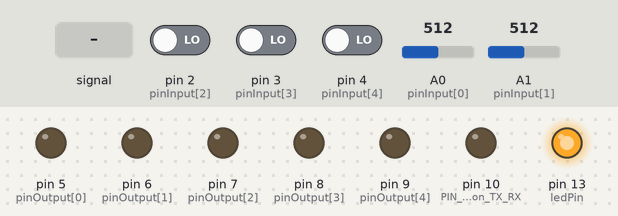
Simulated run of this sketch. Board: Arduino Uno, built with avr-gcc and run on an emulated ATmega328P. On the bench: output pins drawn as LEDs (lit = HIGH). Dashed ring = blinking. The inputs (shaded band) are chosen by the test bench; at power-on: A1 (pinInput[1]) = 512, A0 (pinInput[0]) = 512, pin 2 (pinInput[2]) LOW, pin 3 (pinInput[3]) LOW, pin 4 (pinInput[4]) LOW.

Above: at 1.2 s.
1.3 s: A0 (pinInput[0]) fed a 200 Hz sine of ±81 counts around its level
At 2.5 s:
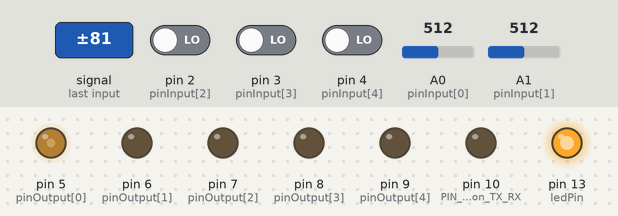
4.3 s: A1 (pinInput[1]) set to 543
6.2 s: A1 (pinInput[1]) set to 562
At 6.61 s:
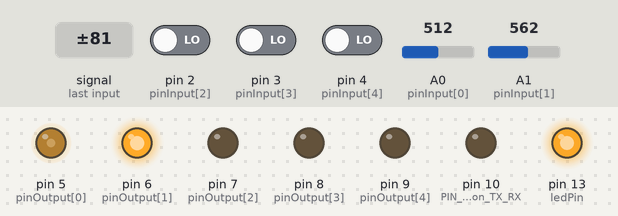
9.2 s: A0 (pinInput[0]) set to 560
10.7 s: pin 2 (pinInput[2]) driven HIGH
At 11.1 s:
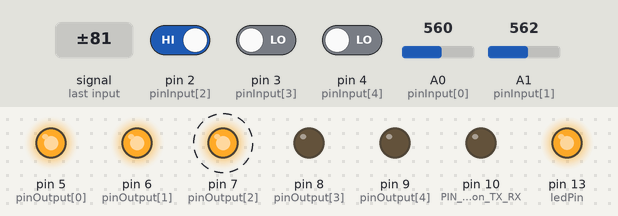
13.7 s: pin 3 (pinInput[3]) driven HIGH
At 13.95 s:
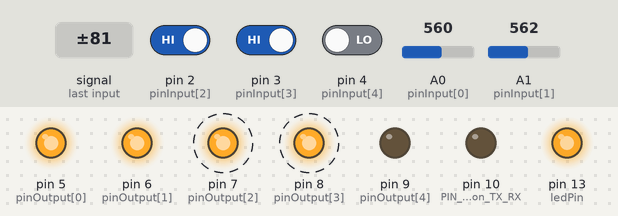
Timing chart, 0 to 17.7 s (numbered marks = the images above; inputs shaded):
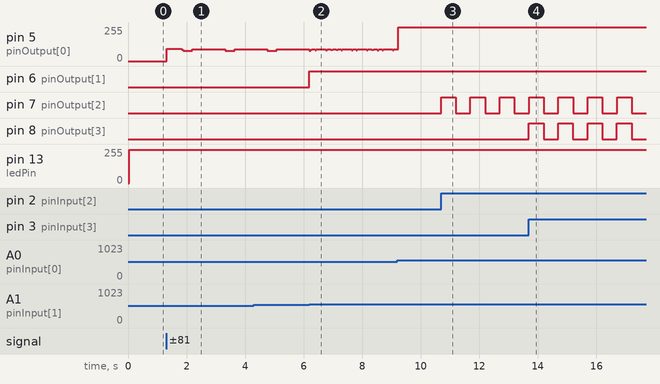

The sketch:

modbus_slave_v0_4.ino
```cpp
// RS-485
const uint8_t     PIN_direction_TX_RX = 10;

// Used Pins
const int pinInput[]  = {A0, A1, 2, 3, 4};
const int pinOutput[] = {5, 6, 7, 8, 9};
const int ledPin = 13;

// States
int stateInput[5];
int stateOutput[] = {LOW,LOW,LOW,LOW,LOW};

// Counts
long int countOutput[] = {0,0,0,0,0};

// Timers
long saved_time_Digital[] = {0,0,0,0,0};

const long debounce = 500;
const int threshold = 550;

void setup() {
  // RS-485
  pinMode(PIN_direction_TX_RX, OUTPUT);
  digitalWrite(PIN_direction_TX_RX, LOW);

  // Set Led Pin
  pinMode(ledPin, OUTPUT);

  // Inputs
//  pinMode(pinInput[0], INPUT);    // ????
//  pinMode(pinInput[1], INPUT);    // ????
  pinMode(pinInput[2], INPUT);
  pinMode(pinInput[3], INPUT);
  pinMode(pinInput[4], INPUT);

  // Outputs
  pinMode(pinOutput[0], OUTPUT);
  pinMode(pinOutput[1], OUTPUT);
  pinMode(pinOutput[2], OUTPUT);
  pinMode(pinOutput[3], OUTPUT);
  pinMode(pinOutput[4], OUTPUT);
}

void loop() {
  // Led Pin
  digitalWrite(ledPin, HIGH);

  // Processing Analog inputs
  // This fields a resolution between readings of: 5 volts / 1024 units or, .0049 volts (4.9 mV) per unit.
  for(char i = 0; i < 2; i++) {
    stateInput[i] = analogRead(pinInput[i]);
    if (stateInput[i] > threshold)
      stateOutput[i] = HIGH;
    else
      stateOutput[i] = LOW;

    digitalWrite(pinOutput[i], stateOutput[i]);
  }

  // Processing Digital inputs
  for(char i = 2; i < 5; i++) {
    stateInput[i] = digitalRead(pinInput[i]);
    if ( stateInput[i] == HIGH && (millis() - saved_time_Digital[i] > debounce) ) {
      if (stateOutput[i] == HIGH) {
        stateOutput[i] = LOW;
      } else {
        stateOutput[i] = HIGH;
        countOutput[i]++;
      }
        saved_time_Digital[i] = millis();

        digitalWrite(pinOutput[i], stateOutput[i]);
    }
  }

  // Led Pin
  digitalWrite(ledPin, LOW);
}
```

Measured:
- the behaviour switches between 550 and 551 on A1 (pinInput[1]) (found by bisection; images 1 and 2)
- after the input at 1.3 s, pin 5 (pinOutput[0]): 0/255 → 93/255 at once, → 77/255 0.52 s later, → 89/255 0.36 s later, → 77/255 1.1 s later, … (5 changes in this stretch)
- after the input at 6.2 s, pin 6 (pinOutput[1]): LOW → HIGH at once
- after the input at 10.7 s, pin 7 (pinOutput[2]): alternates HIGH for 0.50 s and LOW for 0.50 s, starting at once
- after the input at 13.7 s, pin 8 (pinOutput[3]): alternates HIGH for 0.50 s and LOW for 0.50 s, starting at once
